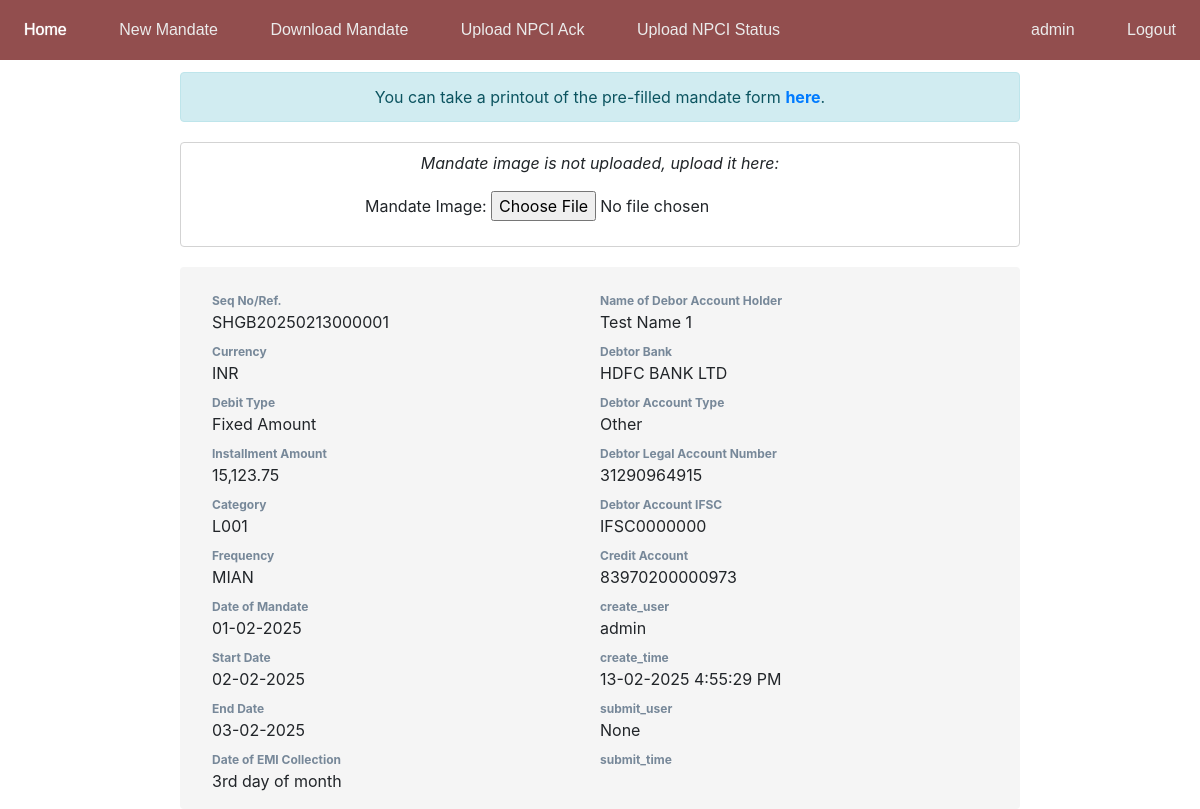
The app's page /mandates/mandate/18/ (signed in) with its own data.
### mandate/models.py (models this page shows, shortened)
class Mandate(models.Model):
	debit_type_choices = [
		(None, ''),
		('F', 'Fixed Amount'),
		('M', 'Max Amount'),
	]
	frequency_choices = [
		(None, ''),
		('ADHO', 'As and when presented'),
		('INDA', 'Intra Day'),
		('DAIL', 'Daily'),
		('WEEK', 'Weekly'),
		('BIMN', 'Bi-Monthly'),
		('MNTH', 'Monthly '),
		('QURT', 'Quaterly'),
		('MIAN', 'Semi annually'),
		('YEAR', 'Yearly'),
	]
	acc_type_choices = [
		(None, ''),
		('SAVINGS', 'SAVINGS'),
		('CURRENT', 'CURRENT'),
		('CC', 'CC'),
		('Other', 'Other'),
	]
	debit_date_choices = [
		(None, ''),
		('3', '3rd day of month'),
		('11', '11th day of month'),
		('19', '19th day of month'),
		('26', '26th day of month'),
	]
	seq_no = models.IntegerField(default=0)
	ref = models.CharField(max_length=35, null=False)
	office = models.ForeignKey(Office, on_delete=models.PROTECT)
	currency = models.CharField(max_length=5, default='INR', verbose_name='Currency')
	debit_type = models.CharField(max_length=1, choices=debit_type_choices, default='F', verbose_name='Debit Type')
	amount = models.DecimalField(max_digits=10, decimal_places=2, verbose_name='Installment Amount')
	category = models.CharField(max_length=4, default='L001', verbose_name='Category')
	frequency = models.CharField(max_length=4, choices=frequency_choices, default='MNTH', verbose_name='Frequency')
	date = models.DateField(verbose_name='Date of Mandate')
	start_date = models.DateField(verbose_name='Start Date', help_text="The start date should be on or after the date of mandate.")
	end_date = models.DateField(verbose_name='End Date', help_text="The end date can not be beyond 40 years after start date ")
	debtor_name = models.CharField(max_length=300, verbose_name='Name of Debor Account Holder', help_text="The name as per the debit account.")
	debtor_joint = models.BooleanField(default=False, verbose_name='Is the Debtor Account jointly held?', help_text="Select this if the debtor account requires signatures of multiple persons")
	debtor_name_2 = models.CharField(blank=True, null=True, max_length=300, verbose_name='Name of Debor Account Holder 2', help_text='At least one additional name required for joint account.')
	debtor_name_3 = models.CharField(blank=True, null=True, max_length=300, verbose_name='Name of Debor Account Holder 3')
	debtor_bank = models.ForeignKey(DebtorBank, on_delete=models.PROTECT, verbose_name='Debtor Bank')
	debtor_acc_type = models.CharField(max_length=10, choices=acc_type_choices, verbose_name='Debtor Account Type')
	debtor_acc_no = models.CharField(max_length=100, verbose_name='Debtor Legal Account Number')
	debtor_acc_ifsc = models.CharField(max_length=11, verbose_name='Debtor Account IFSC')
	creditor_name = models.CharField(max_length=300, verbose_name='Creditor Name')
	creditor_bank = models.CharField(max_length=300, default="SARVA HARYANA GRAMIN BANK", verbose_name='Creditor Bank')
	creditor_utility_code = models.CharField(max_length=100, default="HGBX00002000017848", verbose_name='Creditor Utility Code')
	mandate_image = models.ImageField(upload_to="mandate/images/mandate/", null=True, verbose_name='Mandate Image')
	debit_date = models.CharField(max_length=2, choices=debit_date_choices, verbose_name='Date of EMI Collection')
	credit_account = models.CharField(max_length=100, verbose_name='Credit Account', help_text="The loan/other account in SHGB in which the installment is to be credited.")
	phone = models.CharField(max_length=10, null=True, blank=True, validators=[phone_validator], verbose_name='Customer Mobile No.')
	email = models.EmailField(null=True, blank=True, verbose_name='Customer EMail ID')
	create_time = models.DateTimeField(null=True)
	create_user = models.ForeignKey(User, on_delete=models.PROTECT, related_name="create", null=True)
	submit_time = models.DateTimeField(null=True)
	submit_user = models.ForeignKey(User, on_delete=models.PROTECT, related_name="submit", null=True)
	lm_time = models.DateTimeField(null=True)
	is_deleted = models.BooleanField(default=False)
	class Meta:
		ordering = ["id"]
		constraints = [
			CheckConstraint(
    			check = Q(start_date__gte = F("date")),
    			name = "startDate_gte_date",
				violation_error_message = '"Start Date" can not be before the "Date of Mandate"',
			),
			UniqueConstraint(
				name = 'mandate_ref_unique',
				fields = ["ref"]
			)
		]

class DebtorBank(models.Model):
	name = models.CharField(max_length=400)
	is_deleted = models.BooleanField(default=False)
	def __str__(self):
		return self.name
	class Meta:
		ordering = ["name"]

### mandate/views.py (the view)
# urls.py: path("mandate/<int:id>/", views.mandate_detail, name="mandate_detail"),
def mandate_detail(request, id):
	mandate = Mandate.objects.get(id=id)
	if request.method == 'POST':
		form = MandateImageForm(request.POST, request.FILES, instance=mandate)
		if form.is_valid():
			form.save()
			mandate.submit_user = request.user
			mandate.submit_time = datetime.now()
			mandate.save()
			return HttpResponse(MEDIA_URL + mandate.mandate_image.name)
			return HttpResponseRedirect("/mandates/mandate/" + str(mandate.id) + "/")
	else:
		form = MandateImageForm(instance=mandate)
	context = {"mandate": mandate, "form": form}
	if mandate.mandate_image:
		presentation = mandate.presentation_set.exclude(npci_upload_time__exact = None)
		context['presentation'] = presentation
	return render(request, "mandate/mandate_detail.html", context)

### mandate/forms.py
class MandateImageForm(ModelForm):
	class Meta:
		model = Mandate
		fields = [
			"mandate_image"
		]

### mandate/templatetags/extras.py (called while the page is built)
@register.filter()
def verbose_name(object_name, field_name):
    return object_name._meta.get_field(field_name).verbose_name

### mandate/templates/mandate/mandate_detail.html (shortened to what this page needs)
{% extends "mandate/base.html" %}
{% load extras %}
{% load static %}
{% load humanize %}
{% block stylesheet %}<link rel="stylesheet" href="{% static 'mandate/mandate_details.css' %}">{% endblock %}
{% block content %}
	{% if not mandate.mandate_image %}
	<div class="alert alert-info text-center mb-0" role="alert">
		You can take a printout of the pre-filled mandate form
		<a style="font-weight: bold;" href="print">here</a>.
	</div>
	{% endif %}
	<div class="status-container" id="status-container">
		{% if mandate.mandate_image %}
		<p style="margin:0;">Image uploaded and mandate submitted successfully.</p>
		{% else %}
		<p id="guideMessage">Mandate image is not uploaded, upload it here:</p>
		<form action = "/mandates/mandate/{{mandate.id}}/" method="post" enctype="multipart/form-data">
			{{form}}
		</form>
		{% endif %}
	</div>
	<div class="mandate-details">
		<div>
			<div class="key">Seq No/Ref.</div>
			<div class="value" id="ref">{% if mandate.ref %}{{mandate.ref}}{% endif %}</div>
			<div class="key">{{mandate|verbose_name:'currency'}}</div>
			<div class="value">{{mandate.currency}}</div>
			<div class="key">{{mandate|verbose_name:'debit_type'}}</div>
			<div class="value">{{mandate.get_debit_type_display}}</div>
			<div class="key">{{mandate|verbose_name:'amount'}}</div>
			<div class="value">{{mandate.amount|intcomma}}</div>
			<div class="key">{{mandate|verbose_name:'category'}}</div>
			<div class="value">{{mandate.category}}</div>
			<div class="key">{{mandate|verbose_name:'frequency'}}</div>
			<div class="value">{{mandate.frequency}}</div>
			<div class="key">{{mandate|verbose_name:'date'}}</div>
			<div class="value">{{mandate.date|date:"d-m-Y"}}</div>
			<div class="key">{{mandate|verbose_name:'start_date'}}</div>
			<div class="value">{{mandate.start_date|date:"d-m-Y"}}</div>
			<div class="key">{{mandate|verbose_name:'end_date'}}</div>
			<div class="value">{{mandate.end_date|date:"d-m-Y"}}</div>
			<div class="key">{{mandate|verbose_name:'debit_date'}}</div>
			<div class="value">{{mandate.get_debit_date_display}}</div>
		</div>
		<div>
			<div class="key">{{mandate|verbose_name:'debtor_name'}}</div>
			<div class="value">{{mandate.debtor_name}}</div>
			<div class="key">{{mandate|verbose_name:'debtor_bank'}}</div>
			<div class="value">{{mandate.debtor_bank}}</div>
			<div class="key">{{mandate|verbose_name:'debtor_acc_type'}}</div>
			<div class="value">{{mandate.debtor_acc_type}}</div>
			<div class="key">{{mandate|verbose_name:'debtor_acc_no'}}</div>
			<div class="value">{{mandate.debtor_acc_no}}</div>
			<div class="key">{{mandate|verbose_name:'debtor_acc_ifsc'}}</div>
			<div class="value">{{mandate.debtor_acc_ifsc}}</div>
			<div class="key">{{mandate|verbose_name:'credit_account'}}</div>
			<div class="value">{{mandate.credit_account}}</div>
			<div class="key">create_user</div>
			<div class="value">{{mandate.create_user}}</div>
			<div class="key">create_time</div>
			<div class="value">{{mandate.create_time|date:"d-m-Y g:i:s A"}}</div>
			<div class="key">submit_user</div>
			<div class="value">{{mandate.submit_user}}</div>
			<div class="key">submit_time</div>
		</div>
	</div>
{% endblock %}

### mandate/templates/mandate/base.html (shortened to what this page needs)
{% load extras %}
{% load static %}
<!DOCTYPE html>
<html>
<head>
	<link rel="stylesheet" href="{% static 'mandate/style.css' %}">
	<link rel="stylesheet" href="{% static 'bootstrap-4/css/bootstrap.min.css' %}">
	<link rel="stylesheet" href="{% static 'bootstrap-select/css/bootstrap-select.min.css' %}">
	<link rel="stylesheet" href="{% static 'cropperjs/cropper.min.css' %}">
	{% block stylesheet %}{% endblock %}
</head>
<body>
	<div class="topbar no-print">
		{% block topbar %}
		<div class="topbar-left">
			<a class="topbar-item" href="/mandates/">Home</a>
			<a class="topbar-item" href="/mandates/create/">New Mandate</a>
			<a class="topbar-item" href="/mandates/download/">Download Mandate</a>
			<a class="topbar-item" href="/mandates/ack/">Upload NPCI Ack</a>
			<a class="topbar-item" href="/mandates/status/">Upload NPCI Status</a>
		</div>
		<div class="topbar-right">
			<div class="topbar-item">{{request.user}}</div>
			<form id="logout-form" style="display:inline-grid;" method="post" action="{% url 'authentication:logout' %}">
				<button class="topbar-item" type="submit">Logout</button>
			</form>
		</div>
		{% endblock %}
	</div>
	<div id="content" class="content">
		{% block content %}{% endblock %}
	</div>
</body>
</html>

### mandate/static/mandate/style.css (style rules this page uses)
body { font-family: Aptos, 'Microsoft Sans Serif', Arial; display: block; text-align: center; }
.topbar { position: fixed; height: 60px; width: 100%; background-color: #924e4e; color: white; display: block; top: 0px; left: 0px; right: 0px; z-index: 10000; display: flex; justify-content: space-between; }
.topbar-item { display: inline-grid; height: 100%; justify-content: center; align-items: center; padding: 0px 24px; transition: 0.15s; color: rgb(235, 235, 235); text-decoration: none; font-family: Arial, Helvetica, sans-serif; background: none; border: none; }
.content { display: grid; justify-content: center; margin-top: 72px; }

### mandate/static/mandate/mandate_details.css (style rules this page uses)
.mandate-details { display: grid; grid-template-columns: 1fr 1fr; width: 840px; justify-content: center; margin: auto; background-color: rgb(245 245 245); border-radius: 4px; padding: 1em 2em; }
.key { font-weight: bold; color: lightslategrey; font-size: 12px; margin-top: 0.75em; }
.status-container { position: relative; display: grid; justify-content: center; text-align: center; width: 840px; border: 1px solid lightgrey; border-radius: 4px; padding: 8px 20px; margin: 20px auto; }
#guideMessage { font-style: italic; }

### records on screen
Mandate: ref "SHGB20250213000001", currency "INR", debit_type "Fixed Amount", amount "15,123.75", category "L001", frequency "MIAN", date "01-02-2025", start_date "02-02-2025", end_date "03-02-2025", debit_date "3rd day of month", debtor_name "Test Name 1", debtor_bank "HDFC BANK LTD", debtor_acc_type "Other", debtor_acc_no "31290964915", debtor_acc_ifsc "IFSC0000000", credit_account "83970200000973", create_user "admin", create_time "13-02-2025 4:55:29 PM", submit_user "None"

### other values on screen
{{ request.user }} "admin"
{{ mandate|verbose_name:'currency' }} "Currency"
{{ mandate|verbose_name:'debit_type' }} "Debit Type"
{{ mandate|verbose_name:'amount' }} "Installment Amount"
{{ mandate|verbose_name:'category' }} "Category"
{{ mandate|verbose_name:'frequency' }} "Frequency"
{{ mandate|verbose_name:'date' }} "Date of Mandate"
{{ mandate|verbose_name:'start_date' }} "Start Date"
{{ mandate|verbose_name:'end_date' }} "End Date"
{{ mandate|verbose_name:'debit_date' }} "Date of EMI Collection"
{{ mandate|verbose_name:'debtor_name' }} "Name of Debor Account Holder"
{{ mandate|verbose_name:'debtor_bank' }} "Debtor Bank"
{{ mandate|verbose_name:'debtor_acc_type' }} "Debtor Account Type"
{{ mandate|verbose_name:'debtor_acc_no' }} "Debtor Legal Account Number"
{{ mandate|verbose_name:'debtor_acc_ifsc' }} "Debtor Account IFSC"
